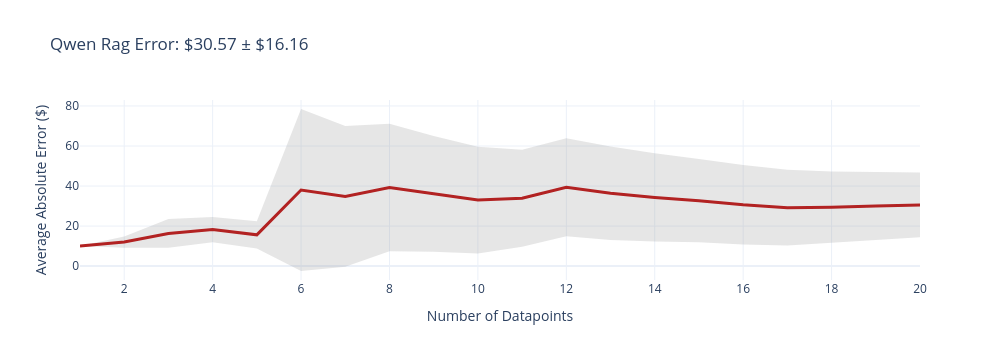
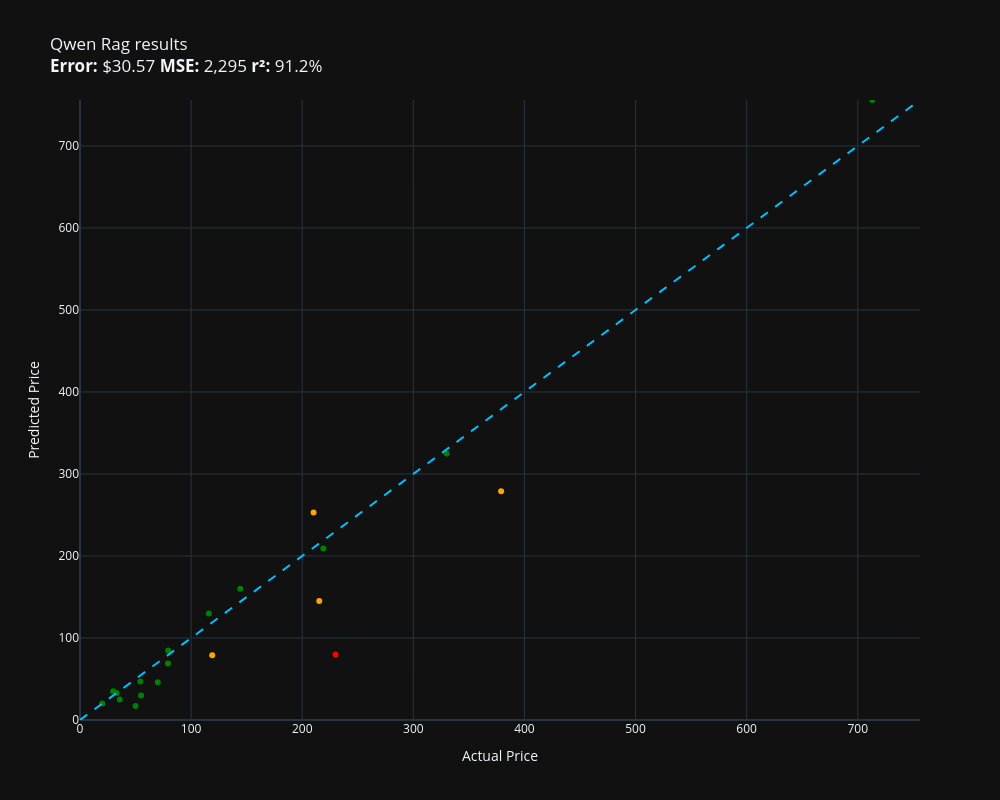

Notebook code for these charts, in order:
### Code cell
# We need to give some context to qwen by selecting 5 products with similar descriptions

def make_context(similars, prices):
    message = "For context, here are some other items that might be similar to the item you need to estimate.\n\n"
    for similar, price in zip(similars, prices):
        message += f"Potentially related product:\n{similar}\nPrice is ${price:.2f}\n\n"
    return message

documents, prices = find_similars(test[0])
print(make_context(documents, prices))

def messages_for(item, similars, prices):
    message = f"Estimate the price of this product. Respond with the price, no explanation\n\n{item.summary}\n\n"
    message += make_context(similars, prices)
    return [{"role": "user", "content": message}]

documents, prices = find_similars(test[0])
print(messages_for(test[0], documents, prices)[0]['content'])
# The function for gpt-5-mini
# Local Qwen configuration for LiteLLM.
# `ollama/` is required even though `ollama list` shows the bare model tag.
local_qwen_tag = os.getenv('PRICER_QWEN_MODEL', 'qwen3.6:latest').strip()
LOCAL_QWEN_MODEL = local_qwen_tag if local_qwen_tag.startswith('ollama/') else f'ollama/{local_qwen_tag}'
OLLAMA_API_BASE = os.getenv('OLLAMA_API_BASE', 'http://localhost:11434')

# RAG price estimator using the local Qwen model (no cloud API call).

def qwen_rag(item):
    documents, prices = find_similars(item)
    response = completion(
        model=LOCAL_QWEN_MODEL,
        api_base=OLLAMA_API_BASE,
        messages=messages_for(item, documents, prices),
        temperature=0,
        max_tokens=50,
        num_ctx=4096,
        think=False,
        keep_alive='30m',
        seed=42,
    )
    return response.choices[0].message.content
# How much does our favorite distortion pedal cost?

test[0].price
# Let's do this!!

qwen_rag(test[0])
# Start small when evaluating a large local model. Increase size after this succeeds.
# One worker prevents concurrent requests from competing for local RAM/VRAM.
evaluate(qwen_rag, test, size=20, workers=1)

import modal
Pricer = modal.Cls.from_name("pricer-service", "Pricer")
pricer = Pricer()

def specialist(item):
    return pricer.price.remote(item.summary)

def get_price(reply):
    reply = reply.replace("$", "").replace(",", "")
    match = re.search(r"[-+]?\d*\.\d+|\d+", reply)
    return float(match.group()) if match else 0

### Figure 1 — Plotly figure (JSON) as saved in the notebook; plotly's stock layout.template omitted (floating-point values rounded to 4 significant figures)
{"data": [{"fill": "toself", "fillcolor": "rgba(128,128,128,0.2)", "hoverinfo": "skip", "line": {"color": "rgba(255,255,255,0)"}, "name": "95% CI", "showlegend": false, "x": [1, 2, 3, 4, 5, 6, 7, 8, 9, 10, 11, 12, 13, 14, 15, 16, 17, 18, 19, 20, 20, 19, 18, 17, 16, 15, 14, 13, 12, 11, 10, 9, 8, 7, 6, 5, 4, 3, 2, 1], "y": [10.0, 14.77, 23.51, 24.53, 22.44, 78.49, 70.0, 71.1, 64.99, 59.62, 58.17, 63.94, 59.73, 56.34, 53.49, 50.53, 48.08, 47.25, 47.06, 46.74, 14.41, 13.09, 11.5, 10.24, 10.77, 11.89, 12.25, 13.01, 14.86, 9.607, 6.333, 7.202, 7.433, -0.3434, -2.449, 8.813, 11.96, 9.157, 9.228, 10.0], "type": "scatter"}, {"customdata": [[0], [2.772], [7.177], [6.287], [6.813], [40.47], [35.17], [31.83], [28.89], [26.64], [24.28], [24.54], [23.36], [22.04], [20.8], [19.88], [18.92], [17.87], [16.99], [16.16]], "hovertemplate": "n=%{x}<br>Avg Error=$%{y:,.2f}<br>±95% CI=$%{customdata[0]:,.2f}<extra></extra>", "line": {"color": "firebrick", "width": 3}, "mode": "lines", "name": "Cumulative Avg Error", "x": [1, 2, 3, 4, 5, 6, 7, 8, 9, 10, 11, 12, 13, 14, 15, 16, 17, 18, 19, 20], "y": [10.0, 12.0, 16.33, 18.25, 15.63, 38.02, 34.83, 39.27, 36.1, 32.98, 33.89, 39.4, 36.37, 34.3, 32.69, 30.65, 29.16, 29.38, 30.08, 30.57], "type": "scatter"}], "layout": {"title": {"text": "Qwen Rag Error: $30.57 ± $16.16"}, "xaxis": {"title": {"text": "Number of Datapoints"}}, "yaxis": {"title": {"text": "Average Absolute Error ($)"}}, "width": 1000, "height": 360, "showlegend": false}}

### Figure 2 — Plotly figure (JSON) as saved in the notebook; plotly's stock layout.template omitted (floating-point values rounded to 4 significant figures)
{"data": [{"hovertemplate": "%{customdata[0]}<extra></extra>", "legendgroup": "green", "marker": {"color": "green", "symbol": "circle", "size": 6}, "mode": "markers", "name": "green", "orientation": "v", "showlegend": true, "x": [219.0, 116.0, 54.95, 69.98, 29.85, 144.3, 35.74, 329.9, 713.0, 19.99, 54.32, 79.2, 32.98, 79.36, 49.98], "xaxis": "x", "y": [209.0, 130.0, 29.95, 45.99, 34.99, 159.9, 24.99, 325.0, 756.0, 19.99, 46.95, 69.0, 32.98, 84.8, 16.99], "yaxis": "y", "type": "scatter", "customdata": [["Old Blood Noise Excess V2 Distortion Cho...\nGuess=$209.00 Actual=$219.00"], ["telpo Headlight Assembly Fit For 15 Camr...\nGuess=$129.99 Actual=$115.99"], ["NewPower99 Battery Kit for Samsung Galax...\nGuess=$29.95 Actual=$54.95"], ["EXMAX NG-10X Fresnel Lens Focusing Adapt...\nGuess=$45.99 Actual=$69.98"], ["Stand for Raven Pro Document Scanner - P...\nGuess=$34.99 Actual=$29.85"], ["SuppliesOutlet Compatible Toner Cartridg...\nGuess=$159.95 Actual=$144.29"], ["8544771 Dryer Heating Element, 279816 Th...\nGuess=$24.99 Actual=$35.74"], ["Pump Head TBVECHI 175PSI 4KW 5.5HP 21CFM...\nGuess=$325.00 Actual=$329.90"], ["Bam France 2002XL Contoured Hightech Bla...\nGuess=$756.00 Actual=$713.00"], ["46mm Digital Pro High-Resolution Close-U...\nGuess=$19.99 Actual=$19.99"], ["Innovative Percussion CB-6 Chamois Bass ...\nGuess=$46.95 Actual=$54.32"], ["Panasonic KX-TG6511B DECT 6.0 PLUS Expan...\nGuess=$69.00 Actual=$79.20"], ["LOVE MEI Galaxy S10 Lite Case, Military ...\nGuess=$32.98 Actual=$32.98"], ["GJY Portable TV,10.6 inch Mini TV for AT...\nGuess=$84.80 Actual=$79.36"], ["LD Products Compatible Toner Cartridge R...\nGuess=$16.99 Actual=$49.98"]]}, {"hovertemplate": "%{customdata[0]}<extra></extra>", "legendgroup": "red", "marker": {"color": "red", "symbol": "circle", "size": 6}, "mode": "markers", "name": "red", "orientation": "v", "showlegend": true, "x": [230.0], "xaxis": "x", "y": [79.99], "yaxis": "y", "type": "scatter", "customdata": [["RBC12-UPC Replacement Battery Cartridge ...\nGuess=$79.99 Actual=$229.99"]]}, {"hovertemplate": "%{customdata[0]}<extra></extra>", "legendgroup": "orange", "marker": {"color": "orange", "symbol": "circle", "size": 6}, "mode": "markers", "name": "orange", "orientation": "v", "showlegend": true, "x": [215.3, 379.0, 210.2, 119.0], "xaxis": "x", "y": [145.0, 279.0, 252.9, 79.0], "yaxis": "y", "type": "scatter", "customdata": [["ACDelco GM Original Equipment FW339 Fron...\nGuess=$145.00 Actual=$215.33"], ["Metabo HPT 36V MultiVolt™ Cordless Rotar...\nGuess=$279.00 Actual=$379.00"], ["APS iBoard 6-inch Aluminum (Black Powder...\nGuess=$252.91 Actual=$210.23"], ["PEMP E65 E66 CDC Simulate Optical Fiber ...\nGuess=$79.00 Actual=$119.00"]]}, {"hoverinfo": "skip", "line": {"color": "deepskyblue", "dash": "dash", "width": 2}, "mode": "lines", "name": "y = x", "showlegend": false, "x": [0, 756.0], "y": [0, 756.0], "type": "scatter"}], "layout": {"xaxis": {"anchor": "y", "domain": [0.0, 1.0], "title": {"text": "Actual Price"}, "range": [0, 756.0]}, "yaxis": {"anchor": "x", "domain": [0.0, 1.0], "title": {"text": "Predicted Price"}, "range": [0, 756.0]}, "legend": {"title": {"text": "color"}, "tracegroupgap": 0}, "title": {"text": "Qwen Rag results<br><b>Error:</b> $30.57 <b>MSE:</b> 2,295 <b>r²:</b> 91.2%"}, "height": 800, "width": 1000, "showlegend": false}}
